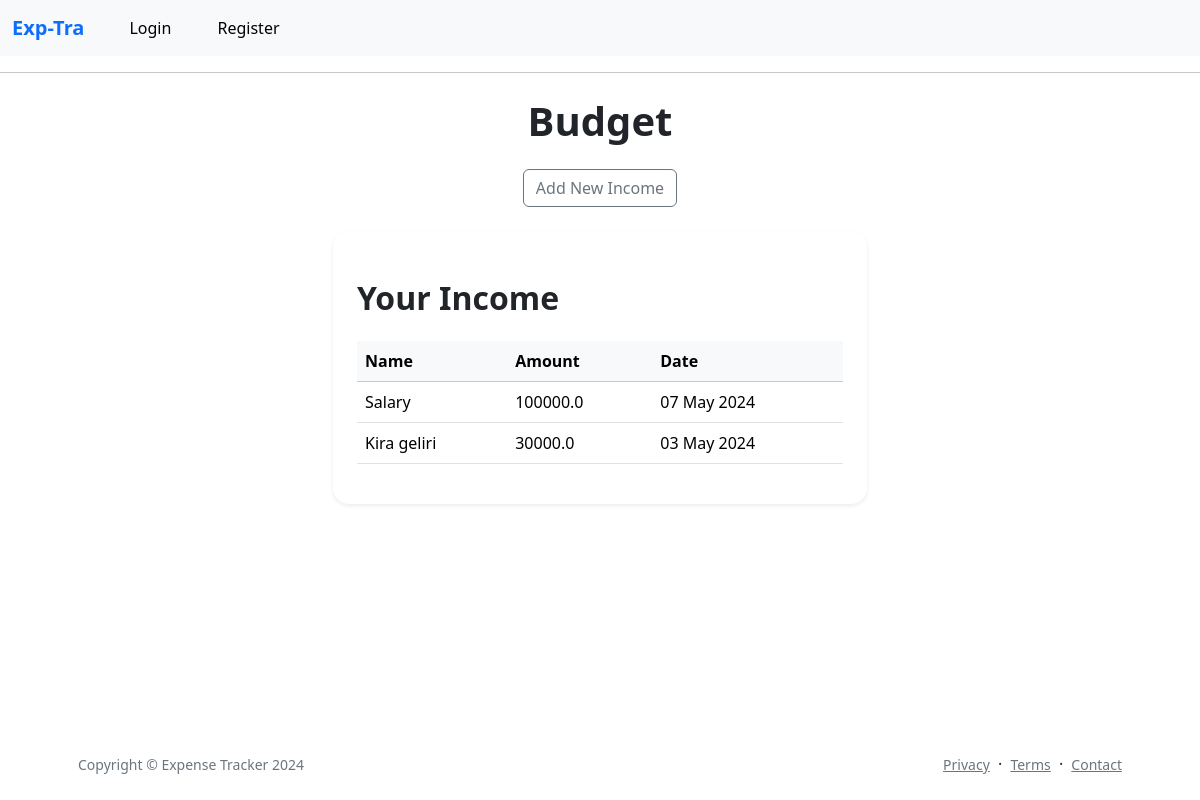
Page /budget on the committed database.
### app/models.py (models this page shows, shortened)
class Income(db.Model):
    __tablename__ = 'income'
    id: so.Mapped[int] = so.mapped_column(primary_key=True)
    name: so.Mapped[str] = so.mapped_column(sa.String(100), nullable=False)
    amount: so.Mapped[float] = so.mapped_column(sa.Float, nullable=False)
    date: so.Mapped[datetime] = so.mapped_column(sa.Date, nullable=False)
    user_id: so.Mapped[int] = so.mapped_column(db.ForeignKey('users.id'), nullable=False)
    user: so.Mapped[User]= so.relationship(back_populates='incomes')

### app/main/routes.py (the view)
@bp.route('/budget', methods=['GET', 'POST'])
def budget():
    form = BudgetForm()
    if form.validate_on_submit():
        income = Income(name=form.name.data, amount=form.amount.data, date=form.date.data,user_id=current_user.id)
        db.session.add(income)
        db.session.commit()
        flash('Income added successfully!', 'success')
        return redirect(url_for('main.budget'))
    incomes = Income.query.all()
    return render_template('budget.html', title='Budget', form=form, incomes=incomes)

### app/templates/budget.html (shortened to what this page needs)
{% extends "base.html" %}
{% block content %}
<div class="container">
    <h1 class="my-4 fw-bolder text-center">Budget</h1>
    <div class="row justify-content-center">
        <div class="col-md-6">
            <button type="button" class="btn btn-outline-secondary mb-4 d-block mx-auto" data-bs-toggle="modal"
                    data-bs-target="#addBudgetModal">
                Add New Income
            </button>
            <div class="card shadow-sm border-0 rounded-4 p-4">
                {% if incomes %}
                <h2 class="my-4 fw-bolder ">Your Income</h2>
                <div class="table-responsive">
                    <table class="table table-hover">
                        <thead class="table-light">
                        <tr>
                            <th>Name</th>
                            <th>Amount</th>
                            <th>Date</th>
                        </tr>
                        </thead>
                        <tbody>
                        {% for income in incomes %}
                        <tr>
                            <td>{{ income.name }}</td>
                            <td>{{ income.amount }}</td>
                            <td>{{ income.date.strftime('%d %b %Y') }}</td>
                        </tr>
                        {% endfor %}
                        </tbody>
                    </table>
                    {% else %}
                    <p class="fw-bold text-center">You don't have any income yet 😥</p>
                    {% endif %}
                </div>
            </div>
        </div>
    </div>
    </div>
    {% endblock %}

### rows in the picture
Income: name "Salary", amount "100000.0", date "07 May 2024"
Income: name "Kira geliri", amount "30000.0", date "03 May 2024"
